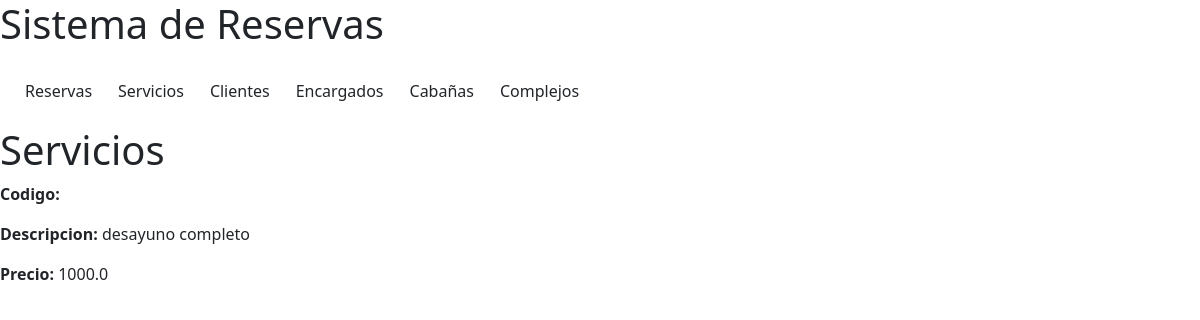
The page /reservas/servicios/1/ on the database as committed earlier.
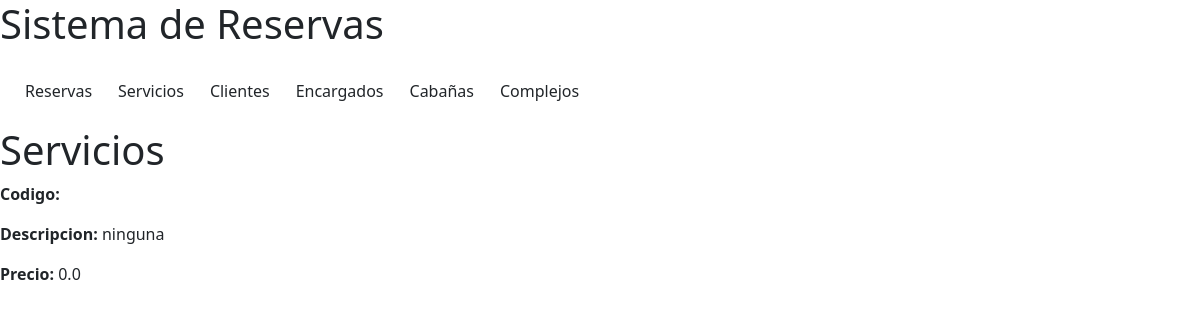
The same page on the database as committed later.
### reservas/models.py (models this page shows, shortened)
class Servicio(models.Model):
    nombre = models.CharField(max_length=20)
    descripcion = models.CharField(default="ninguna", max_length=150)
    precio = models.FloatField(default=0, max_length=20)

### reservas/views.py (the view)
# urls.py: path('servicios/<int:servicio_id>/', views.detalle_servicio, name='detalle_servicio'),
def detalle_servicio(request, servicio_id):
    servicio = Servicio.objects.get(id=servicio_id)
    context = {
        'servicio': servicio
    }
    return render(request, 'detalle_servicio.html', context)

### reservas/templates/detalle_servicio.html
{% include 'navbar.html' %}
{% block content %}
<div class="detalle">
    <h1>Servicios</h1>
    <p><strong>Codigo: </strong>{{ servicio.codigo }}</p>
    <p><strong>Descripcion: </strong>{{ servicio.descripcion }}</p>
    <p><strong>Precio: </strong>{{ servicio.precio }}</p>
</div>
{% endblock %}

Rows that differ between the two databases and show on the page:
changed Servicio: descripcion "desayuno completo" → "ninguna"; precio "1000.0" → "0.0"
